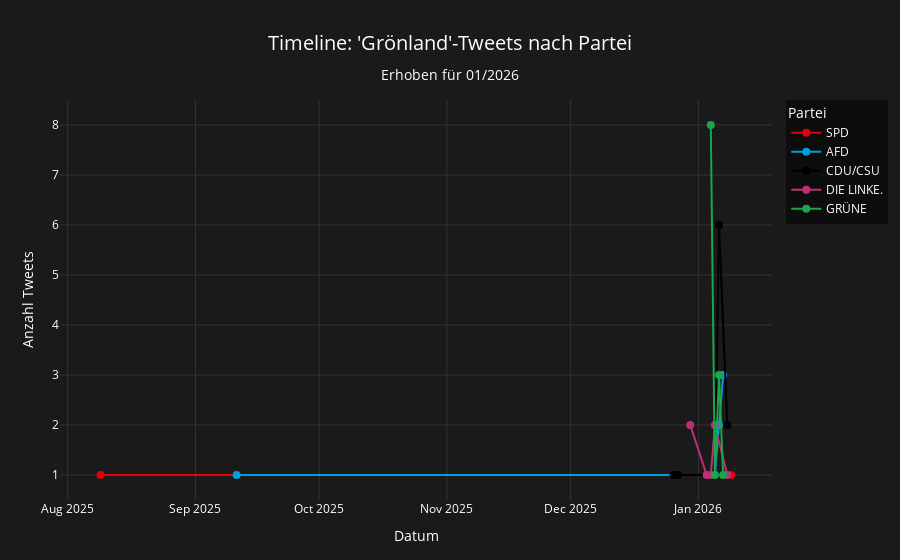

The cell this chart's notebook holds for it:
### Markdown cell above
## Timeline: When were Greenland tweets posted?

### Code cell
# Timeline analysis - when were Greenland tweets posted? (bilingual)
variant_conditions = " OR ".join([f"t.text ILIKE '%{v}%'" for v in SINGLE_KEYWORD_VARIANTS])

query_timeline = f"""
SELECT
    DATE(t.created_at) AS tweet_date,
    p.partei_kurz AS party,
    COUNT(*) AS tweet_count,
    SUM(t.impression_count) AS total_impressions
FROM public.tweets t
JOIN {POLITICIANS_TABLE} p ON LOWER(t.username) = LOWER(p.username)
WHERE {variant_conditions}
GROUP BY DATE(t.created_at), p.partei_kurz
ORDER BY tweet_date
"""

with engine.connect() as conn:
    df_timeline = pd.read_sql(text(query_timeline), conn)

df_timeline['party_norm'] = df_timeline['party'].apply(normalize_party)

# Aggregate by date and party
df_timeline_agg = (
    df_timeline.groupby(['tweet_date', 'party_norm'])
    .agg({'tweet_count': 'sum', 'total_impressions': 'sum'})
    .reset_index()
)

def create_timeline_chart(df_timeline_agg, keyword, language='de'):
    """Create timeline chart in specified language."""
    fig = go.Figure()
    
    for party in df_timeline_agg['party_norm'].unique():
        df_party = df_timeline_agg[df_timeline_agg['party_norm'] == party]
        
        party_label = "Partei" if language == 'de' else "Party"
        date_label = "Datum" if language == 'de' else "Date"
        
        fig.add_trace(go.Scatter(
            x=df_party['tweet_date'],
            y=df_party['tweet_count'],
            mode='lines+markers',
            name=party,
            line=dict(color=get_party_color(party), width=2),
            marker=dict(size=8),
            hovertemplate=(
                f"<b>{party}</b><br>"
                f"{date_label}: %{{x}}<br>"
                "Tweets: %{y}<br>"
                "<extra></extra>"
            )
        ))
    
    if language == 'de':
        title = f"Timeline: '{keyword}'-Tweets nach Partei"
        xaxis_label = "Datum"
        yaxis_label = "Anzahl Tweets"
        legend_title = "Partei"
    else:
        title = f"Timeline: '{keyword}' Tweets by Party"
        xaxis_label = "Date"
        yaxis_label = "Number of Tweets"
        legend_title = "Party"
    
    stand_text = get_stand_text(language)
    title_text = f"{title}<br><sub style='font-size:0.85em;'>{stand_text}</sub>"
    
    fig.update_layout(
        title=dict(text=title_text, x=0.5, xanchor='center', font=dict(size=20)),
        xaxis_title=xaxis_label,
        yaxis_title=yaxis_label,
        plot_bgcolor='#1a1a1a',
        paper_bgcolor='#1a1a1a',
        font=dict(color='white'),
        legend=dict(title=legend_title, bgcolor='rgba(0,0,0,0.5)'),
        margin=dict(l=60, r=40, t=100, b=60),
        xaxis=dict(gridcolor='#333333'),
        yaxis=dict(gridcolor='#333333')
    )
    
    return fig

# Create timeline charts in both languages
fig_timeline_de = create_timeline_chart(df_timeline_agg, SINGLE_KEYWORD, language='de')
fig_timeline_en = create_timeline_chart(df_timeline_agg, SINGLE_KEYWORD, language='en')

save_path_de = GRAPHICS_DIR / f"{SINGLE_KEYWORD.lower()}_timeline_de.png"
save_path_en = GRAPHICS_DIR / f"{SINGLE_KEYWORD.lower()}_timeline_en.png"
fig_timeline_de.write_image(save_path_de, width=1200, height=675, scale=2)
fig_timeline_en.write_image(save_path_en, width=1200, height=675, scale=2)
print(f"Saved: {save_path_de.name}")
print(f"Saved: {save_path_en.name}")
fig_timeline_de.show()

# Show daily totals
daily_totals = df_timeline_agg.groupby('tweet_date')['tweet_count'].sum().reset_index()
print(f"\nDaily tweet counts for '{SINGLE_KEYWORD}':")
for _, row in daily_totals.iterrows():
    print(f"  {row['tweet_date']}: {row['tweet_count']} tweets")

### Figure 1 — Plotly figure (JSON) as saved in the notebook; plotly's stock layout.template omitted (floating-point values rounded to 4 significant figures)
{"data": [{"hovertemplate": "<b>SPD</b><br>Datum: %{x}<br>Tweets: %{y}<br><extra></extra>", "line": {"color": "#E3000F", "width": 2}, "marker": {"size": 8}, "mode": "lines+markers", "name": "SPD", "type": "scatter", "x": ["2025-08-09", "2026-01-04", "2026-01-09"], "y": [1, 1, 1]}, {"hovertemplate": "<b>AFD</b><br>Datum: %{x}<br>Tweets: %{y}<br><extra></extra>", "line": {"color": "#009EE0", "width": 2}, "marker": {"size": 8}, "mode": "lines+markers", "name": "AFD", "type": "scatter", "x": ["2025-09-11", "2026-01-05", "2026-01-06", "2026-01-07"], "y": [1, 1, 2, 3]}, {"hovertemplate": "<b>CDU/CSU</b><br>Datum: %{x}<br>Tweets: %{y}<br><extra></extra>", "line": {"color": "#000000", "width": 2}, "marker": {"size": 8}, "mode": "lines+markers", "name": "CDU/CSU", "type": "scatter", "x": ["2025-12-26", "2025-12-27", "2026-01-04", "2026-01-05", "2026-01-06", "2026-01-08"], "y": [1, 1, 1, 1, 6, 2]}, {"hovertemplate": "<b>DIE LINKE.</b><br>Datum: %{x}<br>Tweets: %{y}<br><extra></extra>", "line": {"color": "#BE3075", "width": 2}, "marker": {"size": 8}, "mode": "lines+markers", "name": "DIE LINKE.", "type": "scatter", "x": ["2025-12-30", "2026-01-03", "2026-01-04", "2026-01-05", "2026-01-08"], "y": [2, 1, 1, 2, 1]}, {"hovertemplate": "<b>GRÜNE</b><br>Datum: %{x}<br>Tweets: %{y}<br><extra></extra>", "line": {"color": "#1AA64A", "width": 2}, "marker": {"size": 8}, "mode": "lines+markers", "name": "GRÜNE", "type": "scatter", "x": ["2026-01-04", "2026-01-05", "2026-01-06", "2026-01-07"], "y": [8, 1, 3, 1]}], "layout": {"font": {"color": "white"}, "legend": {"bgcolor": "rgba(0,0,0,0.5)", "title": {"text": "Partei"}}, "margin": {"b": 60, "l": 60, "r": 40, "t": 100}, "paper_bgcolor": "#1a1a1a", "plot_bgcolor": "#1a1a1a", "title": {"font": {"size": 20}, "text": "Timeline: 'Grönland'-Tweets nach Partei<br><sub style='font-size:0.85em;'>Erhoben für 01/2026</sub>", "x": 0.5, "xanchor": "center"}, "xaxis": {"gridcolor": "#333333", "title": {"text": "Datum"}}, "yaxis": {"gridcolor": "#333333", "title": {"text": "Anzahl Tweets"}}}}
